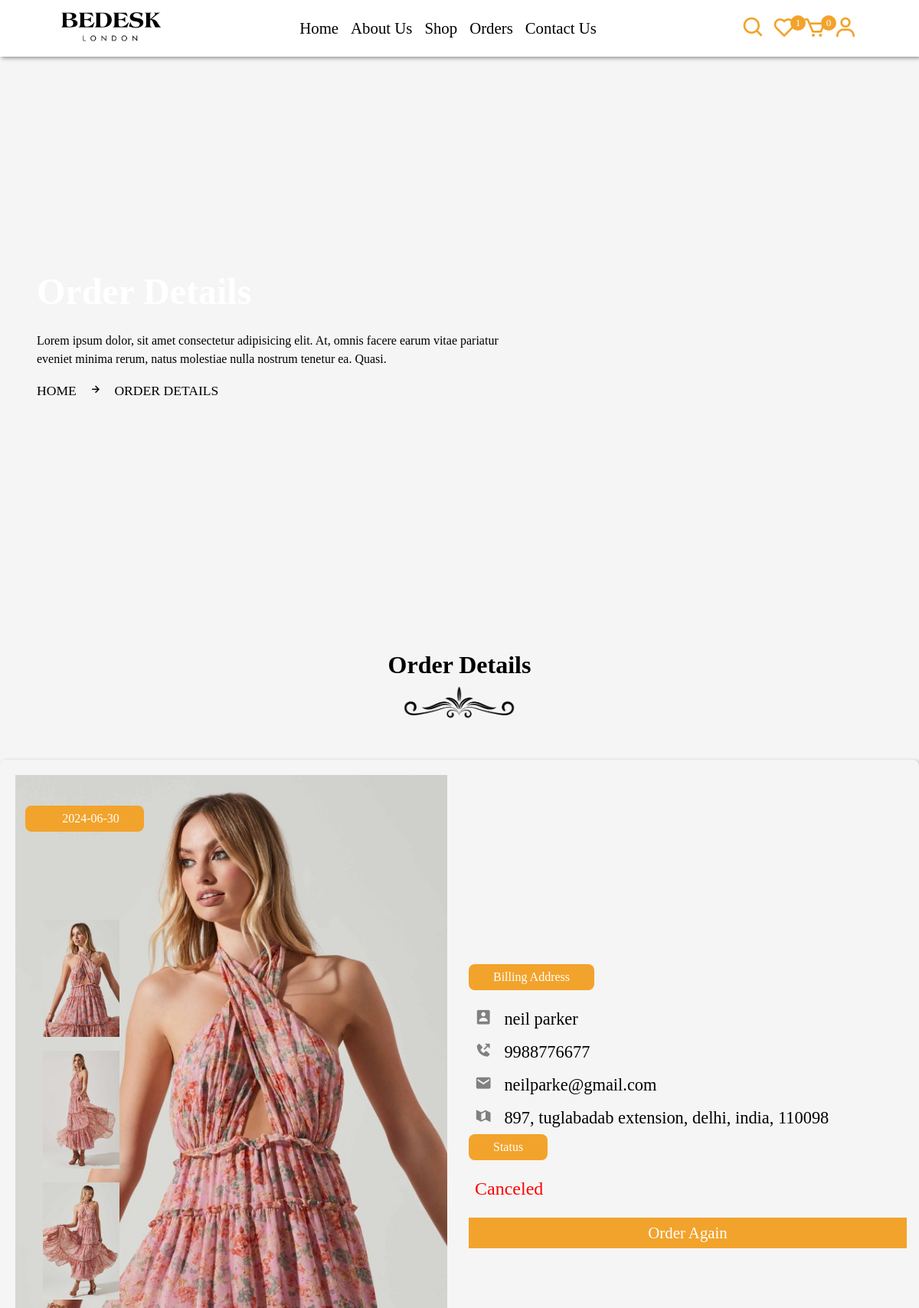
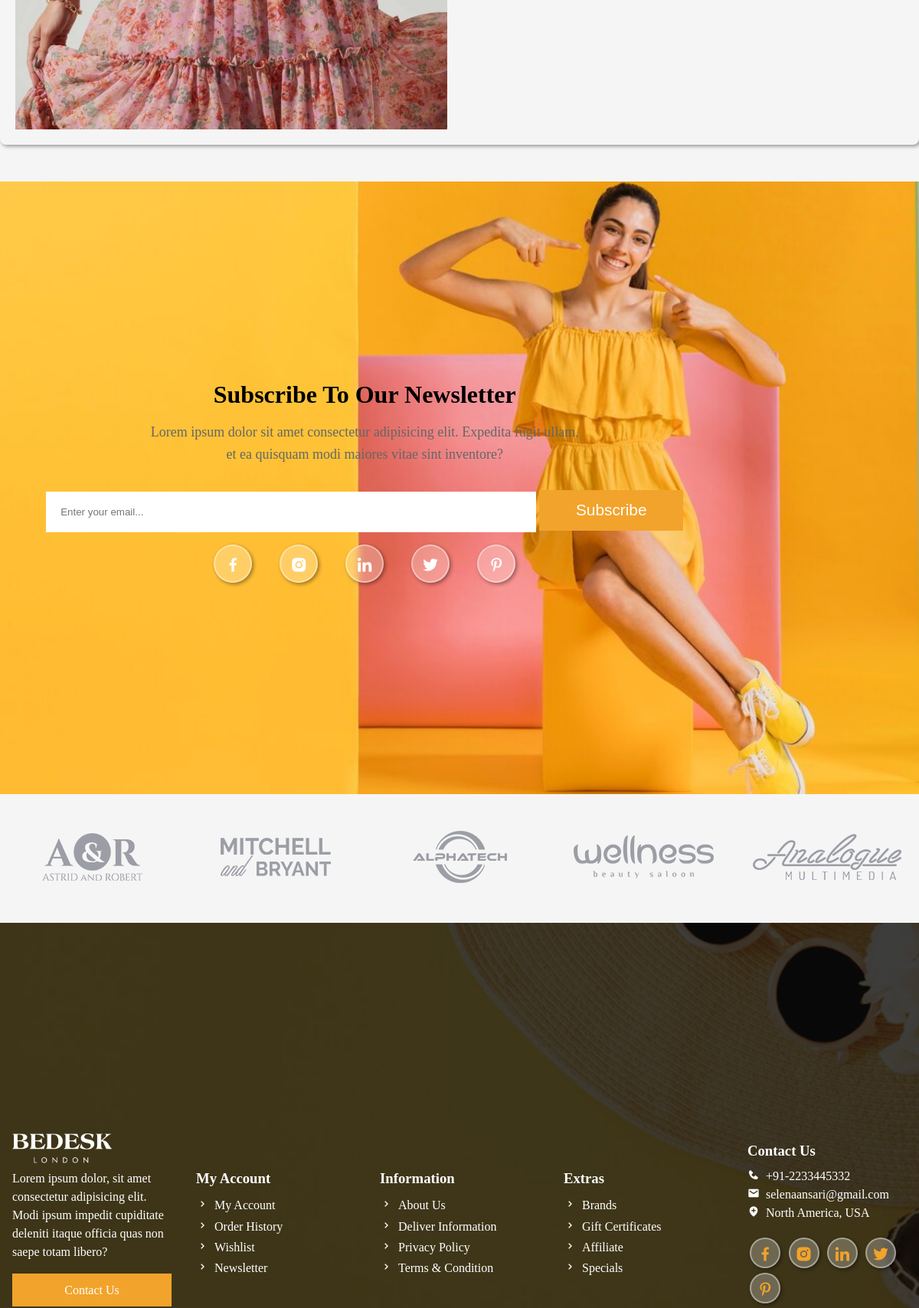
/view_order.php?get_id=6ycVLWlVkhvBzlbQZkBJ (signed in, upper part), run on the app's committed database (2 pictures, top to bottom).
### tables this page shows
CREATE TABLE `products` (
  `id` varchar(20) NOT NULL,
  `seller_id` varchar(20) NOT NULL,
  `name` varchar(50) NOT NULL,
  `price` varchar(255) NOT NULL,
  `category` varchar(100) NOT NULL,
  `thumb_one` varchar(255) NOT NULL,
  `thumb_two` varchar(100) NOT NULL,
  `thumb_three` varchar(100) NOT NULL,
  `stock` int(100) NOT NULL,
  `product_detail` text NOT NULL,
  `status` varchar(100) NOT NULL
);

CREATE TABLE `orders` (
  `id` varchar(20) NOT NULL,
  `user_id` varchar(20) NOT NULL,
  `seller_id` varchar(20) NOT NULL,
  `name` varchar(50) NOT NULL,
  `number` varchar(10) NOT NULL,
  `email` varchar(50) NOT NULL,
  `address` varchar(200) NOT NULL,
  `address_type` varchar(10) NOT NULL,
  `method` varchar(50) NOT NULL,
  `product_id` varchar(20) NOT NULL,
  `price` varchar(10) NOT NULL,
  `qty` varchar(2) NOT NULL,
  `date` date NOT NULL DEFAULT current_timestamp(),
  `status` varchar(50) NOT NULL DEFAULT 'in progress',
  `payment_status` varchar(255) NOT NULL DEFAULT 'pending'
);

### view_order.php (the view, shortened to what this page needs)
<?php
	include 'components/connect.php';
    if (isset($_GET['get_id'])) {
        $get_id = $_GET['get_id'];
    }else {
        $get_id = '';
        header('location:order.php');
    }
?>
<!DOCTYPE html>
<html>
<head>
   	<link href='https://unpkg.com/boxicons@2.1.2/css/boxicons.min.css' rel='stylesheet'>
    <link rel="stylesheet" href="https://cdn.jsdelivr.net/npm/bootstrap-icons@1.9.1/font/bootstrap-icons.css">
    <link rel="stylesheet" type="text/css" href="slick.css" />
   	<link rel="stylesheet" type="text/css" href="css/user_style.css?v=<?php echo time(); ?>">
</head>
<body>
	<?php include 'components/user_header.php'; ?>
    <div class="banner">
        <div class="detail">
            <h1>order details</h1>
            <p>Lorem ipsum dolor, sit amet consectetur adipisicing elit. At, omnis facere earum vitae pariatur <br>eveniet minima rerum, natus molestiae nulla nostrum tenetur ea. Quasi.</p>
            <span><a href="home.php">home</a><i class="bx bx-right-arrow-alt"></i>order details</span>
        </div>
    </div>
    <div class="line2"></div>
    <div class="heading">
        <h1>order details</h1>
        <img src="image/separator.png" alt="">
    </div>
    <div class="view_order">
        <div class="box-container">
            <?php
                $select_orders = $conn->prepare("SELECT * FROM `orders` WHERE id = ? LIMIT 1");
                $select_orders->execute([$get_id]);
                if ($select_orders->rowCount() > 0) {
                    while ($fetch_order = $select_orders->fetch(PDO::FETCH_ASSOC)) {
                        $select_product = $conn->prepare("SELECT * FROM `products` WHERE id = ?");
                        $select_product->execute([$fetch_order['product_id']]);
                        if ($select_product->rowCount() > 0) {
                            while ($fetch_product = $select_product->fetch(PDO::FETCH_ASSOC)) {
            ?>
            <div class="box">
                <div class="col">
                    <div class="product_Slider">
                        <div>
                            <img id="featuredImage" src="image/products/<?= $fetch_product['thumb_one'] ?>" class="Slider-featuredImage" alt="">
                        </div>
                        <div class="Slider-thumbnails">
                            <a href="image/products/<?= $fetch_product['thumb_one'] ?>" class="Slider-thumbnail active">
                                <img src="image/products/<?= $fetch_product['thumb_one'] ?>" alt="">
                            </a>
                            <a href="image/products/<?= $fetch_product['thumb_two'] ?>" class="Slider-thumbnail">
                                <img src="image/products/<?= $fetch_product['thumb_two'] ?>" alt="">
                            </a>
                            <a href="image/products/<?= $fetch_product['thumb_three'] ?>" class="Slider-thumbnail">
                                <img src="image/products/<?= $fetch_product['thumb_three'] ?>" alt="">
                            </a>
                        </div>
                    </div>
                    <p class="date"><i class="bx bxs-calender-alt"></i><span><?= $fetch_order['date']; ?></span></p>
                </div>
                <div class="col">
                    <p class="title">billing address</p>
                    <p class="user"><i class="bx bxs-user-rectangle"></i><?= $fetch_order['name'] ?></p>
                    <p class="user"><i class="bx bxs-phone-outgoing"></i><?= $fetch_order['number'] ?></p>
                    <p class="user"><i class="bx bxs-envelope"></i><?= $fetch_order['email'] ?></p>
                    <p class="user"><i class="bx bxs-map-alt"></i><?= $fetch_order['address'] ?></p>
                    <p class="title">status</p>
                    <p class="status" style="color:<?php if($fetch_order['status']=='delivered'){echo "green";}elseif($fetch_order['status']=='canceled'){echo "red";}else{echo "orange";} ?>"><?= $fetch_order['status'] ?></p>
                    <?php if($fetch_order['status']=='canceled'){ ?>
                        <a href="checkout.php?get_id=<?= $fetch_product['id']; ?>" class="btn">order again</a>
                    <?php }else{ ?>
                        <form action="" method="post">
                            <button type="submit" name="canceled" class="btn" onclick="return confirm('do you want to canceled this product');">canceled</button>
                        </form>
                    <?php } ?>
                </div>
            </div>
            <?php
                            }
                        }
                    }
                }else{
                    echo '
                        <div class="empty">
                            <p>no products added yet!</p>
                        </div>
                    ';
                }
            ?>
        </div>
    </div>
	<?php include 'components/user_footer.php'; ?>
</body>
</html>

### css/user_style.css (style rules this page uses)
* { margin: 0; box-sizing: border-box; padding: 0; outline: none; text-decoration: none; list-style: none; }
:root { --main-color: #f2a32b; --pink-color: #fdc631; --white-alfa-40: rgba(255, 255, 255, 0.4); --white-alfa-25: rgba(255, 255, 255, 0.25); --backdrop-filter: blur(5px); --padding: 5vh 15px; --box-shadow: 2px 2px 5px rgba(0, 0, 0, 0.4); }
body { background-color: #f5f5f5; }
html { scroll-behavior: smooth; }
.btn { display: inline-block; padding: .5rem 3rem; margin-top: 1rem; background-color: var(--main-color); color: #fff; cursor: pointer; text-align: center; position: relative; z-index: 100; font-size: 1.3rem; text-transform: capitalize; }
.btn:before { position: absolute; content: ''; width: 100%; height: 0; background-color: #000; left: 0; top: 0; transition: .5s; z-index: -10; }
.line2 { background-image: url('../image/3.png'); width: 100%; height: 100px; margin-top: -2.8rem; }
.box-container { display: grid; grid-template-columns: repeat(auto-fit, minmax(30rem, 1fr)); align-items: center; justify-content: center; }
.box-container .box { margin: 1rem; border-radius: .5rem; }
.heading { text-align: center; list-style: 1.7; }
.heading h1 { font-size: 2rem; text-transform: capitalize; }
.heading img { margin-top: 0.5rem; width: 150px !important; }
.banner { margin-top: 0; width: 100%; height: 90vh; display: flex; align-items: center; background-position: center; background-size: cover; animation: banner 4s infinite alternate; }
.banner .detail { padding-left: 4%; line-height: 1.5; }
.banner .detail p { font-size: 16px; margin-block: 1rem; }
.banner .detail span { text-transform: uppercase; font-size: 1.1rem; margin-top: 1rem; }
.banner .detail a { color: #000; }
.banner .detail span i { margin: 0 1rem; }
.banner .detail h1 { font-size: 3rem; color: #fff; text-transform: capitalize; }
.Slider-featuredImage { padding: 4px; }
.view_page img, .view_order img { width: 100%; display: block; }
.Slider-thumbnails { position: absolute; left: 7%; top: 20%; display: block; width: 100%; }
.Slider-thumbnail { margin: 0.2rem; cursor: pointer; }
.Slider-thumbnail img { width: 100px; }
.view_order { padding: 4% 0; }
.view_order .box-container { box-shadow: var(--box-shadow); border-radius: .5rem; padding: 0; margin: 0 auto; max-width: 1300px; }
.view_order .box-container .box { display: flex; gap: 1.5rem; flex-wrap: wrap; align-items: center; justify-content: center; overflow-x: hidden; }
.view_order .box-container .box .col { flex: 1 1 30rem; position: relative; }
.view_order .box-container .box .date { position: absolute; top: 5%; left: 3%; }
.view_order .box-container .box .title, .view_order .box-container .box .date { border-radius: .5rem; margin-bottom: 1rem; padding: .5rem 2rem; font-size: 1rem; color: #fff; background-color: var(--main-color); display: inline-block; text-transform: capitalize; }
.view_order .box-container .box .user { padding: 0.5rem; font-size: 1.4rem; }
.view_order .box-container .box .user i { margin-right: 1rem; color: gray; }
.view_order .box-container .box .col .status { text-transform: capitalize; font-size: 1.5rem; padding: 0.5rem; }
.view_order .box-container .box .col .btn { width: 100%; }

### data on the page
orders: date "2024-06-30", name "neil parker", number "9988776677", email "neilparke@gmail.com", address "897, tuglabadab extension, delhi, india, 110098", status "Canceled"
products: thumb_one (picture), thumb_two (picture), thumb_three (picture)

### other printed values
$total_wishlist_item "1"
$total_cart_item "0"
